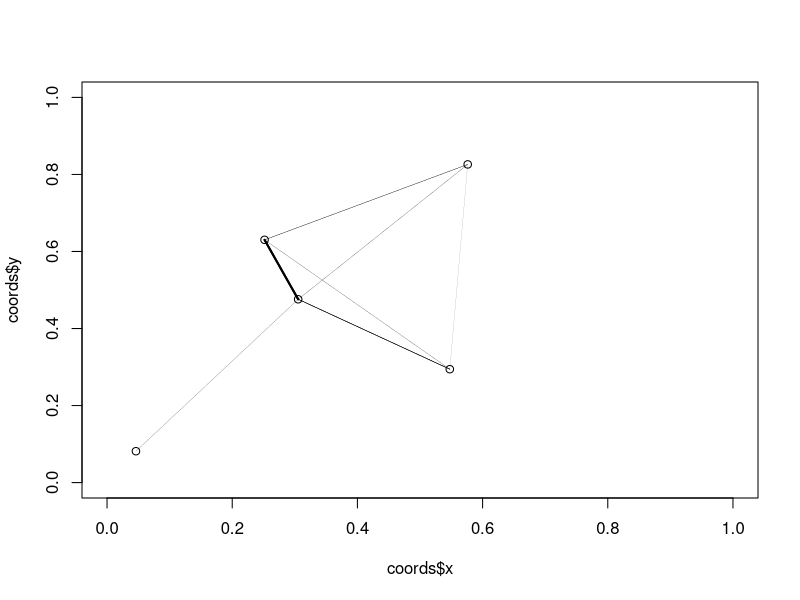

Here is the R script that generated this plot: (Note: this script raises an error after producing the figure.)
## ---- chunk 1
knitr::opts_chunk$set(echo = TRUE)
## ---- chunk 2
library(magrittr)
library(tidyverse)
library(scales)
## ---- chunk 3
nsites <- 5
factor_sites <- as.factor(1:nsites) #This is important for the dispersal function down the road
coords <- data.frame(x=runif(nsites), y=runif(nsites))
eucdist <- dist(coords, diag=T, upper=T)
dexpdist <- dexp(eucdist, rate=10)
dexpsim <- 1/(1+as.matrix(dexpdist)) #Converting our distance matrix to a similarity score (easier for me to then turn into a pmf).
#Found this particular metric from here: https://stats.stackexchange.com/questions/158279/how-i-can-convert-distance-euclidean-to-similarity-score
## ---- chunk 4
plot(x=coords$x, y=coords$y, xlim=c(0,1), ylim=c(0,1))
for(i in 1:nsites){
  for(j in 1:nsites){
    if(i !=j ){
        segments(coords$x[i], coords$y[i], coords$x[j], coords$y[j], lwd=as.matrix(dexpdist)[i,j])
    }
  }
}
## ---- chunk 5
n_plants <- 5
n_animals <- 5


p_pops <- matrix(data=round(runif(nsites*n_plants, 1, 200)), nrow=nsites, ncol=n_plants) #now, our pops are a matrix instead of a vector in order to track across multiple sites
p_traitM <- runif(n_plants, 0, 1)
p_traitV <- runif(n_plants, 0, .25)
#p_traitM <- c(0.25, 0.99, 0.5)
#p_traitV <- c(0.1, 0.1, 0.1) #All set to be the same in Becker paper


a_pops <- matrix(data=round(runif(nsites*n_animals, 1, 200)), nrow=nsites, ncol=n_animals)
a_traitM <- runif(n_animals, 0, 1)
a_traitV <- runif(n_animals, 0, .25)
## ---- chunk 6
r <- 0.5
mup <- .1
mua <- 0.35
o <- 0.1
lambda <- 0.8
K <- 100
e_thresh <- 2
invade_size <- 5
disprob <- 0.2


min.f1f2 <- function(x, mu1, mu2, sd1, sd2) {
    f1 <- dnorm(x, mean=mu1, sd=sd1)
    f2 <- dnorm(x, mean=mu2, sd=sd2)
    pmin(f1, f2)
}
## ---- chunk 7
num_timeSteps <- 100
p_rich <- NULL
a_rich <- NULL
WmeanV <- NULL
meanV <- NULL

pops <- NULL
for(t in 1:num_timeSteps){
  #p_rich <- rbind(p_rich, n_plants)
  #a_rich <- rbind(a_rich, n_animals)
  #Check if community is same as in t-1
    #if so; recalculate A and u
  alpha <- matrix(nrow=n_animals, ncol=n_plants) #Create an empty matrix for plant-pollinator partnerships
  for(ia in 1:n_animals){
    for(ip in 1:n_plants){
    alpha[ia, ip] <- integrate(min.f1f2, -Inf, Inf, mu1=p_traitM[ip], mu2=a_traitM[ia], sd1=p_traitV[ip], sd2=a_traitV[ia])$value #Integrate our minimum equation over all numbers; output is the total area overlapping both curves, with max value of perfectly overlapping curves as 1
    #print(paste("ia=", ia, "; ip=", ip, sep=""))
    }
  }
  alpha[alpha<0.05] <- 0
  
  u <- matrix(data=NA, nrow=n_plants, ncol=n_plants)
  
  for(p1 in 1:n_plants){
    for(p2 in 1:n_plants){
      u[p1, p2] <- integrate(min.f1f2, -Inf, Inf, mu1=p_traitM[p1], mu2=p_traitM[p2], sd1=p_traitV[p1], sd2=p_traitV[p2])$value #Integrate our minimum equation over all numbers; output is the total area overlapping both curves, with max value of perfectly overlapping curves as 1
      }
  }
  #Find out dpop/dt
  a_change <- matrix(data=NA, nrow=nsites, ncol=n_animals)
    for(n in 1:n_animals){
    propOfplants <- 0
    nums <- alpha[n,]*p_pops#[,site]
    for(i in 1:n_plants){
      #Numerator-plant reward given by each focal pollinator
      propOfplants <- propOfplants+nums[,i]/(r+sum(alpha[,i]*a_pops)) #Denominator-scaled by total available pollen
    }
    pollDeath <- mua
    a_change[,n] <- lambda*propOfplants - pollDeath
  } #Animal Growth Rate
  
  p_change <- matrix(data=NA, nrow=nsites, ncol=n_plants)
  for(n in 1:n_plants){
      plantCompetition <- (K-rowSums(t(u[n,]*t(p_pops))))/K#(K-sum(u[n,]*p_pops[n,]))/K
      #pollBenefits <-sum(alpha[,n]*a_pops*p_pops[n])/(r+sum(alpha[,n]*a_pops)) #NOTE: THIS IS MORE SIMILIAR TO BECKER. NOt sure why their p_pop is included here. 
      pollBenefits <-rowSums(t(alpha[,n]*t(a_pops)))/(r+rowSums(t(alpha[,n]*t(a_pops))))
      plantDeath <- mup
      p_change[,n] <- r*plantCompetition*pollBenefits - plantDeath# + o*rnorm(n=1, mean=0, sd=0.1) 
  }
  #Project to t+1
  for(i in 1:(n_plants*nsites)){
    #p_pops[i] <- sum(rpois(n=round(p_pops[i]),lambda = 1+p_change[i])) #Poisson birth process for plants
    p_pops[i] <- sum(rpois(n=round(p_pops[i]),lambda = exp(p_change[i])))
    #browser()
    #p_pops[i] <- temp
  }
  #p_pops <- p_pops*(1+p_change)
  #a_pops <- (a_change+1)*a_pops #Update Animal population
  for(i in 1:(n_animals*nsites)){
    #a_pops[i] <- sum(rpois(n=round(a_pops[i]),lambda = 1+a_change[i])) #Poisson birth process for animals
    a_pops[i] <- sum(rpois(n=round(a_pops[i]),lambda = exp(a_change[i])))
  }
  
#Dispersal (occurs after demographics for year)
  #Decide number of animal dispersers from each site of each species
  a_emms <- matrix(rbinom(n=length(a_pops), size=a_pops, prob=disprob), nrow=nsites)
  a_pops <- a_pops-a_emms #Remove our immigrants from our pops for now so we don't count them redundantly

  #animals disperse across sites
  for(site in 1:nsites){
    for(spp in 1:n_animals){
  destin <- sample(factor_sites, size=a_emms[site, spp], replace=TRUE, prob=dexpsim[site,]/sum(dexpsim[site,])) #Sample our sites a number of times equal to the emmigrants from a particular site.
  a_pops[,spp] <- a_pops[,spp] + as.matrix(table(destin), ncol=1) #Table summarizes how many immigrants go to each site and then we add them to the population size. 
    }
  }
  #Now our plants can disperse
  p_emms <- matrix(rbinom(n=length(p_pops), size=p_pops, prob=disprob), nrow=nsites)
  p_pops <- p_pops-p_emms #Remove our immigrants from our pops for now so we don't count them redundantly

  #plants disperse across sites
  for(site in 1:nsites){
    for(spp in 1:n_plants){
      #browser()
  destin <- sample(factor_sites, size=p_emms[site, spp], replace=TRUE, prob=dexpsim[site,]/sum(dexpsim[site,])) #Sample our sites a number of times equal to the emmigrants from a particular site.
  p_pops[,spp] <- p_pops[,spp] + as.matrix(table(destin), ncol=1) #Table summarizes how many immigrants go to each site and then we add them to the population size. 
  #print(paste("site=", site, "; spp=", spp, sep=""))
    }
  }
  
  
  #Extinction?
  if(length(colSums(p_pops)[colSums(p_pops)<=e_thresh])>0){
    print("global plant extinction")
  }
  if(remove==TRUE){
    #Plant Extinction
    p_traitM <- p_traitM[which(colSums(p_pops)>e_thresh)] #Remove trait values from globally exinct plants
    p_traitV <- p_traitV[which(colSums(p_pops)>e_thresh)]
    p_pops <- p_pops[,which(colSums(p_pops)>e_thresh)] #Stop tracking populations of globally extinct plants
    #Animal Extinction
  if(length(colSums(a_pops)[colSums(a_pops)<=e_thresh])>0){
    print("global animal extinction")
  }
    a_traitM <- a_traitM[which(colSums(a_pops)>e_thresh)] #Remove trait values from globally exinct plants
    a_traitV <- a_traitV[which(colSums(a_pops)>e_thresh)]
    a_pops <- a_pops[,which(colSums(a_pops)>e_thresh)] #Stop tracking populations of globally extinct plants
  #Do we invade? $
    #if(rbinom(1, 1, 0.05)==1){
      #print("invasion")
  #    invasion <- runif(1)
  #    if(invasion >=0.5){
  #      print("plant invades")
  #      p_pops <- c(p_pops, invade_size) #new pop always invades at 0.1
  #      p_traitM <- c(p_traitM, runif(1)) #pick new trait mean from a uniform distribution [0,1]
  #      p_traitV <- c(p_traitV, 0.1) #All set to be the same in Becker paper
  #  }else{
  #    print("pollinator invades")
  #    a_pops <- c(a_pops, invade_size) #new pop always invades at 0.1
  #    a_traitM <- c(a_traitM, runif(1)) #pick new trait mean from a uniform distribution [0,1]
  #    a_traitV <- c(a_traitV, runif(1, 0, 0.5)) #Same for new trait variance
  #  }
  #  }
  n_animals <- ncol(a_pops)
  n_plants <- ncol(p_pops)
    
  if(n_animals < 1| n_plants < 1){
    print("Network breakdown")
      break
  }
  }
  #print(paste("polls=", n_animals, sep=""))
  #WmeanV <- rbind(WmeanV, sum((a_pops*a_traitV))/sum(a_pops))
  #meanV <- rbind(meanV, sum(a_traitV)/n_animals)
  #if(t %% 100==0)
  pops_temp <- data.frame(animals=a_pops, plants=p_pops, site=factor_sites, time=t)
  pops <- rbind(pops, pops_temp)
  if(t %% 10==0)
  print(t)
}
## ---- chunk 8
poplong <- pivot_longer(pops, cols = 1:(n_plants+n_animals), names_to="species", values_to = "popsize")
#ggplot(data=poplong, aes(x=time, y=popsize, color=species))+geom_line()+ scale_color_manual(values=c("#660000", "#990000", "#006600", "#006633"))+facet_wrap("site")

ggplot(data=poplong, aes(x=time, y=popsize, color=species))+geom_line()+ scale_color_manual(values=c("#660000", "#990000", "#CC0000", "#FF0000", "#FF3333", "#006600", "#006633", "#193300", "green", "dark green"))+facet_wrap("site")
